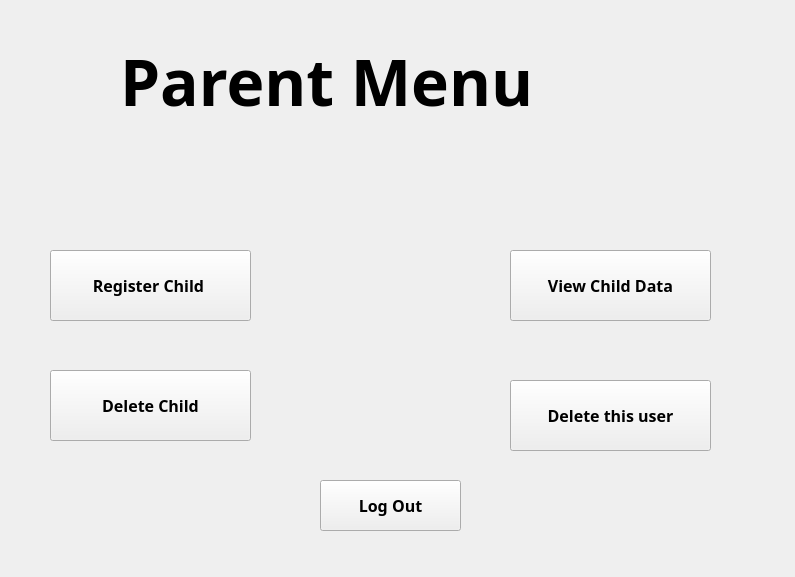
<?xml version="1.0" encoding="UTF-8"?>
<ui version="4.0">
 <class>parentMenu</class>
 <widget class="QMainWindow" name="parentMenu">
  <property name="geometry">
   <rect>
    <x>0</x>
    <y>0</y>
    <width>795</width>
    <height>577</height>
   </rect>
  </property>
  <property name="windowTitle">
   <string>MainWindow</string>
  </property>
  <widget class="QWidget" name="centralwidget">
   <widget class="QPushButton" name="ViewChildData">
    <property name="geometry">
     <rect>
      <x>510</x>
      <y>250</y>
      <width>201</width>
      <height>71</height>
     </rect>
    </property>
    <property name="font">
     <font>
      <family>Arial Black</family>
      <pointsize>12</pointsize>
      <weight>75</weight>
      <bold>true</bold>
     </font>
    </property>
    <property name="text">
     <string>View Child Data</string>
    </property>
   </widget>
   <widget class="QPushButton" name="registerChild">
    <property name="geometry">
     <rect>
      <x>50</x>
      <y>250</y>
      <width>201</width>
      <height>71</height>
     </rect>
    </property>
    <property name="font">
     <font>
      <family>Arial Black</family>
      <pointsize>12</pointsize>
      <weight>75</weight>
      <bold>true</bold>
     </font>
    </property>
    <property name="text">
     <string>Register Child </string>
    </property>
   </widget>
   <widget class="QPushButton" name="DeleteChild">
    <property name="geometry">
     <rect>
      <x>50</x>
      <y>370</y>
      <width>201</width>
      <height>71</height>
     </rect>
    </property>
    <property name="font">
     <font>
      <family>Arial Black</family>
      <pointsize>12</pointsize>
      <weight>75</weight>
      <bold>true</bold>
     </font>
    </property>
    <property name="text">
     <string>Delete Child</string>
    </property>
   </widget>
   <widget class="QPushButton" name="DeleteParentUser">
    <property name="geometry">
     <rect>
      <x>510</x>
      <y>380</y>
      <width>201</width>
      <height>71</height>
     </rect>
    </property>
    <property name="font">
     <font>
      <family>Arial Black</family>
      <pointsize>12</pointsize>
      <weight>75</weight>
      <bold>true</bold>
     </font>
    </property>
    <property name="text">
     <string>Delete this user</string>
    </property>
   </widget>
   <widget class="QPushButton" name="LogOut">
    <property name="geometry">
     <rect>
      <x>320</x>
      <y>480</y>
      <width>141</width>
      <height>51</height>
     </rect>
    </property>
    <property name="font">
     <font>
      <family>Arial Black</family>
      <pointsize>12</pointsize>
      <weight>75</weight>
      <bold>true</bold>
     </font>
    </property>
    <property name="text">
     <string>Log Out</string>
    </property>
   </widget>
   <widget class="QLabel" name="ParentMenu">
    <property name="geometry">
     <rect>
      <x>120</x>
      <y>10</y>
      <width>581</width>
      <height>141</height>
     </rect>
    </property>
    <property name="font">
     <font>
      <family>Arial Black</family>
      <pointsize>48</pointsize>
      <weight>75</weight>
      <bold>true</bold>
     </font>
    </property>
    <property name="text">
     <string>Parent Menu</string>
    </property>
   </widget>
  </widget>
 </widget>
 <resources/>
 <connections/>
</ui>
